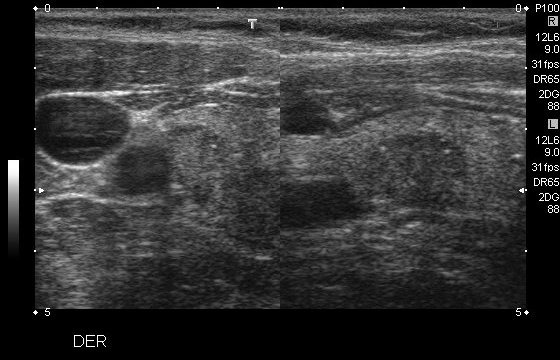
#> input picture work/thyroid_nodule_2018_0823/data/data/101_1.jpg, 560 x 360 px, given in place of data, which was not available
$ python data.py
#> lines starting #> are read from the running program, lines starting #| are printed output that depends on the picture; pictures that were not available may be replaced by others from this repository, and a replacement may not be noted
from __future__ import division
import os
import cv2
import copy
import math
import random
import numpy as np

HW=256
split=0.9
MATH = cv2.INTER_AREA

class DATA:

    train_num = 0
    val_num = 0
    def __init__(self):
        self.get_data()
        return

    def get_data(self):
        self.dat = []
        self.lab = []
        dlist = os.listdir("./data")
        for i in dlist:
            image = cv2.imread("./data/"+i, cv2.IMREAD_GRAYSCALE)[5:-35, 30:-30]
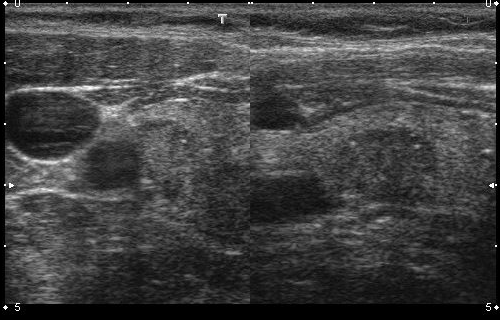
#> image: shape (320, 500); min 0, max 255, mean 64.4
            label = cv2.imread("./label/"+i, cv2.IMREAD_GRAYSCALE)[5:-35, 30:-30]
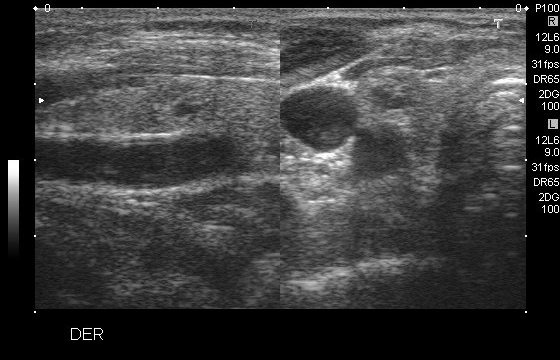
#> input picture work/thyroid_nodule_2018_0823/data/data/103_1.jpg, 560 x 360 px, given in place of data, which was not available
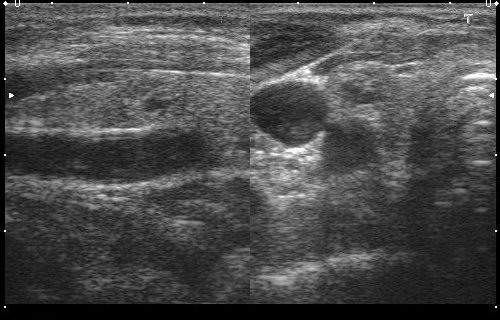
#> label: shape (320, 500); min 0, max 255, mean 75.2

            h,w = image.shape
#> h = 320; w = 500
            if h > w:
                s = int((h-w)/2)
                raw1 = np.zeros((h,h))
                raw2 = np.zeros((h,h))
                raw1[:,s:s+h] = image
                raw2[:,s:s+h] = label
            else:
                s = int((w-h)/2)
#> s = 90
                raw1 = np.zeros((w,w))
                raw2 = np.zeros((w,w))
                raw1[s:s+h,:] = image
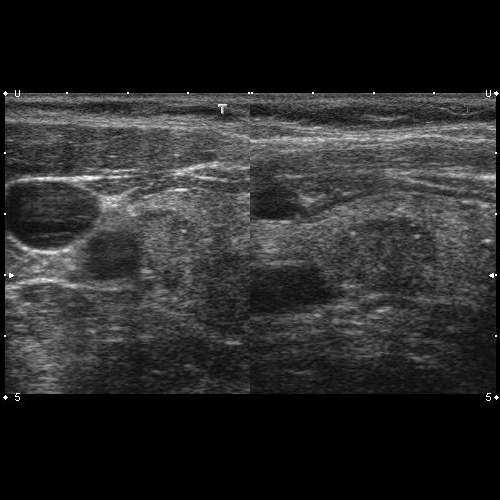
#> raw1: shape (500, 500) float64; min 0, max 255, mean 41.2
                raw2[s:s+h,:] = label
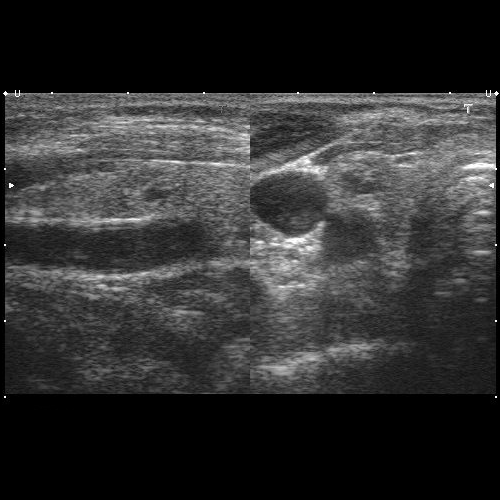
#> raw2: shape (500, 500) float64; min 0, max 255, mean 48.1

            raw1 = cv2.resize(raw1, (HW, HW), interpolation=MATH)
#> raw1: shape (256, 256) float64
            raw2 = cv2.resize(raw2, (HW, HW), interpolation=MATH)
#> raw2: shape (256, 256) float64
            raw2[raw2>32]=255
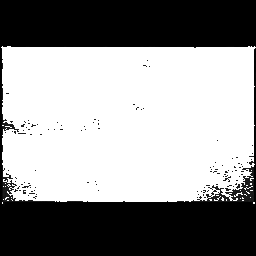
#> raw2: shape (256, 256) float64; min 0, max 255, mean 147.4

            self.dat.append(raw1)
            self.lab.append(raw2)


        self.train_num = int(len(self.dat)*split)
        self.val_num = int(len(self.dat) - len(self.dat)*split)
        print("DATA:init thyroid dataset success")
        print("DATA:train", self.train_num)
        print("DATA:test ", self.val_num)
        self.dat = np.array(self.dat)
        self.dat = np.expand_dims(self.dat, axis=-1)
        self.lab = np.array(self.lab)
        self.lab = np.expand_dims(self.lab, axis=-1)
        return

    # [54 lines left out: functions get_train_batch, get_val_batch, not called in this run]


if __name__ == '__main__':
#> (the run stopped early here; a loop or call above may not have finished)
